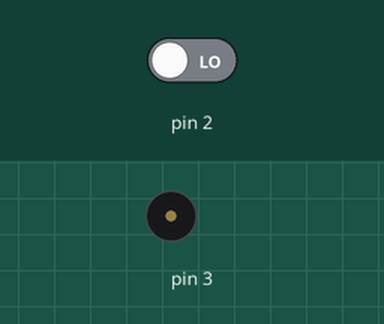
Recording of a sketch running on a simulated Arduino Uno, built with avr-gcc and run on an emulated ATmega328P. Shown: buzzer (waves = sounding). The inputs (shaded band) are chosen by the test bench; at power-on: pin 2 LOW. What the sketch prints to the serial monitor is not drawn.

Above: at 1.2 s.
1.3 s: pin 2 driven HIGH
At 2.1 s:
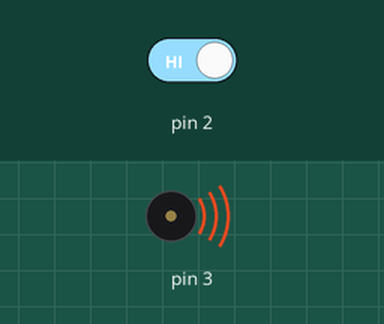
4.3 s: pin 2 driven LOW
At 4.9 s:
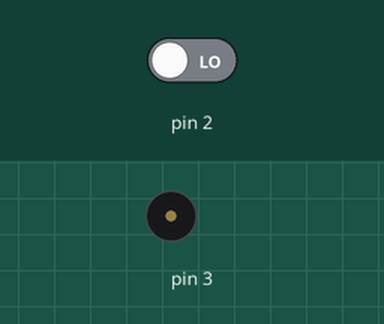
Timing chart, 0 to 7.3 s (numbered marks = the images above; inputs shaded):
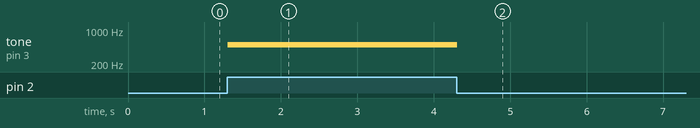

Measured:
- after the input at 1.3 s, tone on pin 3: silent → 500 Hz at once
- after the input at 4.3 s, tone on pin 3: 500 Hz → silent at once

The sketch:

____________.ino
```cpp
// C++ code
//
void setup()
{
  pinMode(2, INPUT);
  pinMode(3, OUTPUT);
  Serial.begin(9600);
}

void loop()
{
 int input = 0;

  input = digitalRead(2);
  Serial.println(input);
  if(input == HIGH)
  {
    tone(3,500,1000);
    delay(1000);
  }
  else
  {
    noTone(3);
  }
}
```
